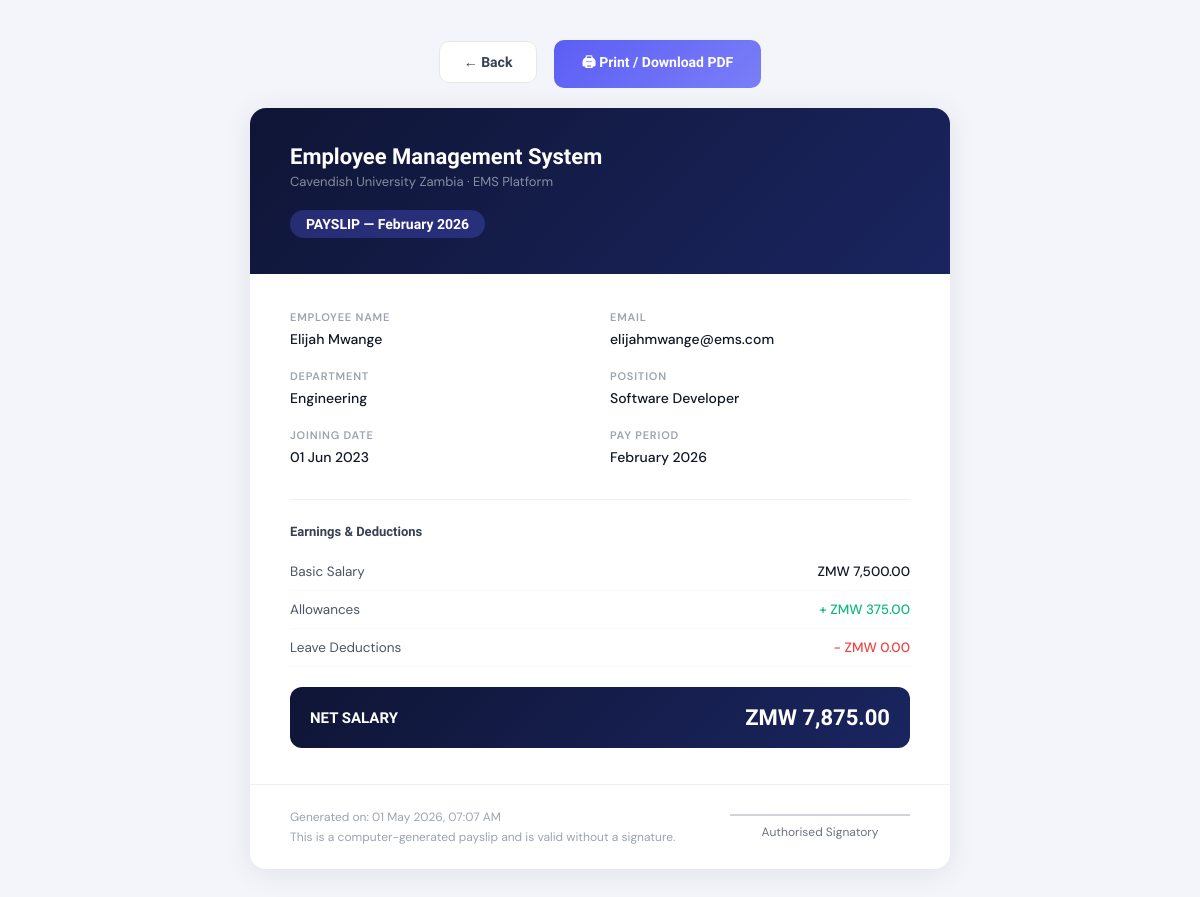
Screenshot of /admin/generate_payslip.php?id=2 (signed in) with the database file from the repository.
### tables this page shows
CREATE TABLE IF NOT EXISTS payroll (
    payroll_id      INT           PRIMARY KEY AUTO_INCREMENT,
    employee_id     INT           NOT NULL,
    month           DATE          NOT NULL,
    basic_salary    DECIMAL(10,2) NOT NULL,
    allowances      DECIMAL(10,2) DEFAULT 0.00,
    leave_deduction DECIMAL(10,2) DEFAULT 0.00,
    net_salary      DECIMAL(10,2) NOT NULL,
    generated_on    TIMESTAMP     DEFAULT CURRENT_TIMESTAMP,
    UNIQUE KEY uq_payroll (employee_id, month),
    FOREIGN KEY (employee_id) REFERENCES employees(employee_id) ON DELETE CASCADE
);

CREATE TABLE IF NOT EXISTS employees (
    employee_id          INT            PRIMARY KEY AUTO_INCREMENT,
    user_id              INT            UNIQUE NOT NULL,
    full_name            VARCHAR(100)   NOT NULL,
    department_id        INT            NOT NULL,
    position             VARCHAR(100)   NOT NULL,
    basic_salary         DECIMAL(10,2)  NOT NULL,
    joining_date         DATE           NOT NULL,
    annual_leave_balance DECIMAL(5,1)   DEFAULT 12.0,
    bio                  TEXT           NULL,
    is_active            TINYINT(1)     DEFAULT 1,
    FOREIGN KEY (user_id)        REFERENCES users(user_id)             ON DELETE CASCADE,
    FOREIGN KEY (department_id)  REFERENCES departments(department_id)
);

CREATE TABLE IF NOT EXISTS users (
    user_id       INT          PRIMARY KEY AUTO_INCREMENT,
    email         VARCHAR(100) UNIQUE NOT NULL,
    password_hash VARCHAR(255) NOT NULL,
    role          ENUM('admin','employee') NOT NULL,
    created_at    TIMESTAMP    DEFAULT CURRENT_TIMESTAMP
);

CREATE TABLE IF NOT EXISTS departments (
    department_id   INT          PRIMARY KEY AUTO_INCREMENT,
    department_name VARCHAR(100) UNIQUE NOT NULL
);

### admin/generate_payslip.php (the view, shortened to what this page needs)
<?php
require_once '../database/config.php';
$id = (int)$_GET['id'];
if ($_SESSION['role'] === 'employee') {
    $emp = $conn->query("SELECT employee_id FROM employees WHERE user_id={$_SESSION['user_id']}")->fetch_assoc();
    $p = $conn->query("SELECT * FROM payroll WHERE payroll_id=$id AND employee_id={$emp['employee_id']}")->fetch_assoc();
} else {
    $p = $conn->query("SELECT * FROM payroll WHERE payroll_id=$id")->fetch_assoc();
}
$emp_data = $conn->query("SELECT e.*, d.department_name, u.email FROM employees e JOIN departments d ON e.department_id=d.department_id JOIN users u ON e.user_id=u.user_id WHERE e.employee_id={$p['employee_id']}")->fetch_assoc();
?>
<!DOCTYPE html>
<html lang="en">
<head>
</head>
<body>
<div style="width:700px;">
    <div class="action-bar no-print">
        <a href="javascript:history.back()" class="btn-back">← Back</a>
        <button onclick="window.print()" class="btn-print">🖨 Print / Download PDF</button>
    </div>
    <div class="payslip">
        <div class="ps-header">
            <div class="company">Employee Management System</div>
            <div class="subtitle">Cavendish University Zambia · EMS Platform</div>
            <div class="payslip-title">PAYSLIP — <?= date('F Y', strtotime($p['month'])) ?></div>
        </div>
        <div class="ps-body">
            <div class="info-grid">
                <div class="info-block">
                    <label>Employee Name</label>
                    <span><?= htmlspecialchars($emp_data['full_name']) ?></span>
                </div>
                <div class="info-block">
                    <label>Email</label>
                    <span><?= htmlspecialchars($emp_data['email']) ?></span>
                </div>
                <div class="info-block">
                    <label>Department</label>
                    <span><?= htmlspecialchars($emp_data['department_name']) ?></span>
                </div>
                <div class="info-block">
                    <label>Position</label>
                    <span><?= htmlspecialchars($emp_data['position']) ?></span>
                </div>
                <div class="info-block">
                    <label>Joining Date</label>
                    <span><?= date('d M Y', strtotime($emp_data['joining_date'])) ?></span>
                </div>
                <div class="info-block">
                    <label>Pay Period</label>
                    <span><?= date('F Y', strtotime($p['month'])) ?></span>
                </div>
            </div>
            <hr class="divider">
            <div class="salary-section">
                <h4>Earnings & Deductions</h4>
                <div class="salary-row">
                    <span class="label">Basic Salary</span>
                    <span class="amount">ZMW <?= number_format($p['basic_salary'], 2) ?></span>
                </div>
                <div class="salary-row">
                    <span class="label">Allowances</span>
                    <span class="amount green">+ ZMW <?= number_format($p['allowances'], 2) ?></span>
                </div>
                <div class="salary-row">
                    <span class="label">Leave Deductions</span>
                    <span class="amount red">- ZMW <?= number_format($p['leave_deduction'], 2) ?></span>
                </div>
            </div>
            <div class="net-row">
                <span class="label">NET SALARY</span>
                <span class="amount">ZMW <?= number_format($p['net_salary'], 2) ?></span>
            </div>
        </div>
        <div class="ps-footer">
            <div>
                <p>Generated on: <?= date('d M Y, h:i A', strtotime($p['generated_on'])) ?></p>
                <p style="margin-top:4px;">This is a computer-generated payslip and is valid without a signature.</p>
            </div>
            <div class="sig-line">Authorised Signatory</div>
        </div>
    </div>
</div>
</body>
</html>

### admin/generate_payslip.php (style rules this page uses)
* { box-sizing: border-box; margin: 0; padding: 0; }
body { font-family: 'DM Sans', sans-serif; background: #f4f5fb; display: flex; justify-content: center; padding: 40px 20px; }
.payslip { background: white; width: 700px; border-radius: 16px; overflow: hidden; box-shadow: 0 4px 30px rgba(0,0,0,0.08); }
.ps-header { background: linear-gradient(135deg, #0f1535, #1a2560); color: white; padding: 36px 40px; }
.ps-header .company { font-family: 'Sora', sans-serif; font-size: 22px; font-weight: 700; margin-bottom: 4px; }
.ps-header .subtitle { font-size: 13px; color: rgba(255,255,255,0.5); }
.ps-header .payslip-title { margin-top: 20px; font-family: 'Sora', sans-serif; font-size: 14px; font-weight: 600; background: rgba(91,94,244,0.3); display: inline-block; padding: 6px 16px; border-radius: 20px; }
.ps-body { padding: 36px 40px; }
.info-grid { display: grid; grid-template-columns: 1fr 1fr; gap: 20px; margin-bottom: 32px; }
.info-block label { font-size: 11px; font-weight: 600; color: #9ca3af; text-transform: uppercase; letter-spacing: 0.8px; display: block; margin-bottom: 4px; }
.info-block span { font-size: 14px; color: #111827; font-weight: 500; }
.divider { border: none; border-top: 1px solid #f0f0f0; margin: 24px 0; }
.salary-section h4 { font-family: 'Sora', sans-serif; font-size: 13px; font-weight: 600; color: #374151; margin-bottom: 14px; }
.salary-row { display: flex; justify-content: space-between; align-items: center; padding: 10px 0; border-bottom: 1px solid #f9fafb; }
.salary-row .label { font-size: 13.5px; color: #4b5563; }
.salary-row .amount { font-size: 13.5px; color: #111827; font-weight: 500; }
.salary-row .amount.green { color: #10b981; }
.salary-row .amount.red { color: #ef4444; }
.net-row { display: flex; justify-content: space-between; align-items: center; background: linear-gradient(135deg, #0f1535, #1a2560); color: white; padding: 18px 20px; border-radius: 12px; margin-top: 20px; }
.net-row .label { font-family: 'Sora', sans-serif; font-size: 15px; font-weight: 600; }
.net-row .amount { font-family: 'Sora', sans-serif; font-size: 22px; font-weight: 700; }
.ps-footer { padding: 24px 40px; border-top: 1px solid #f0f0f0; display: flex; justify-content: space-between; align-items: center; }
.ps-footer p { font-size: 12px; color: #9ca3af; }
.sig-line { width: 180px; border-top: 2px solid #d1d5db; text-align: center; padding-top: 8px; font-size: 12px; color: #6b7280; }
.action-bar { text-align: center; margin-bottom: 20px; }
.btn-print { background: linear-gradient(135deg, #5b5ef4, #7b7ef7); color: white; border: none; padding: 12px 28px; border-radius: 10px; font-family: 'Sora', sans-serif; font-size: 14px; font-weight: 600; cursor: pointer; margin: 0 6px; }
.btn-back { background: white; color: #374151; border: 1.5px solid #e5e7eb; padding: 12px 24px; border-radius: 10px; font-family: 'Sora', sans-serif; font-size: 14px; font-weight: 600; cursor: pointer; text-decoration: none; display: inline-block; margin: 0 6px; }

### rows the page displays
payroll: month "February 2026", basic_salary "7,500.00", allowances "375.00", leave_deduction "0.00", net_salary "7,875.00", generated_on "01 May 2026, 07:07 AM"
employees: full_name "Elijah Mwange", user.email "elijahmwange@ems.com", department.department_name "Engineering", position "Software Developer", joining_date "01 Jun 2023"
